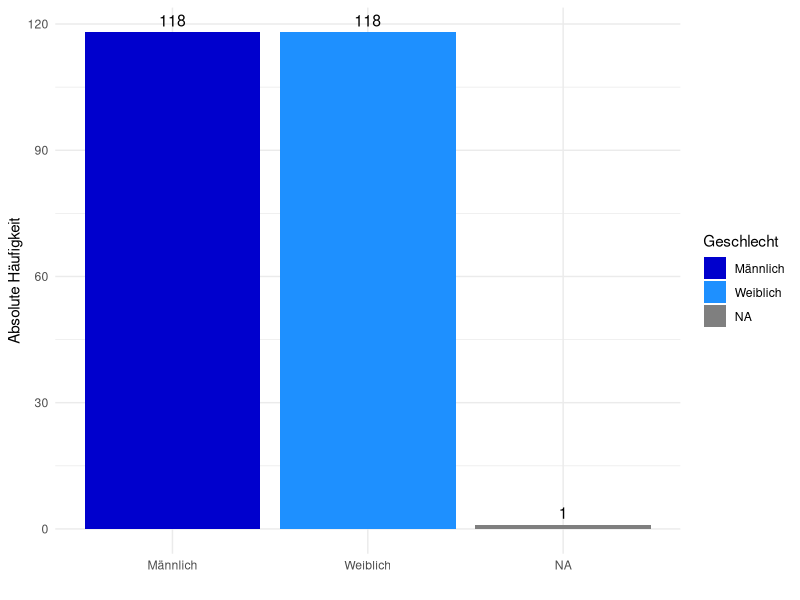

The R source for this figure:
library("MASS")
library("ggplot2")
library(forcats)
  
par(mfrow = c(1,1))
par(mfrow = c(1,2))
data <- data.frame(survey, stringsAsFactors = FALSE)
data$Sex <- fct_recode(data$Sex, "Männlich" = "Male", "Weiblich" = "Female")

# Häufigkeitstabellen formatiert für ggplot
counts <- table(data$Sex, useNA = "always")
barplot_data <- data.frame(Sex = names(counts), Count = as.vector(counts))

ggplot(barplot_data, aes(x = Sex, y = Count, fill = Sex)) +
  geom_bar(stat = "identity") +
  geom_text(aes(label = Count), vjust = -0.5, color = "black", size = 4) +
  scale_fill_manual(values = c("Männlich" = "blue3", "Weiblich" = "dodgerblue", "NA" = "grey")) +
  labs(fill = "Geschlecht", x = "", y = "Absolute Häufigkeit") +
  theme_minimal()
